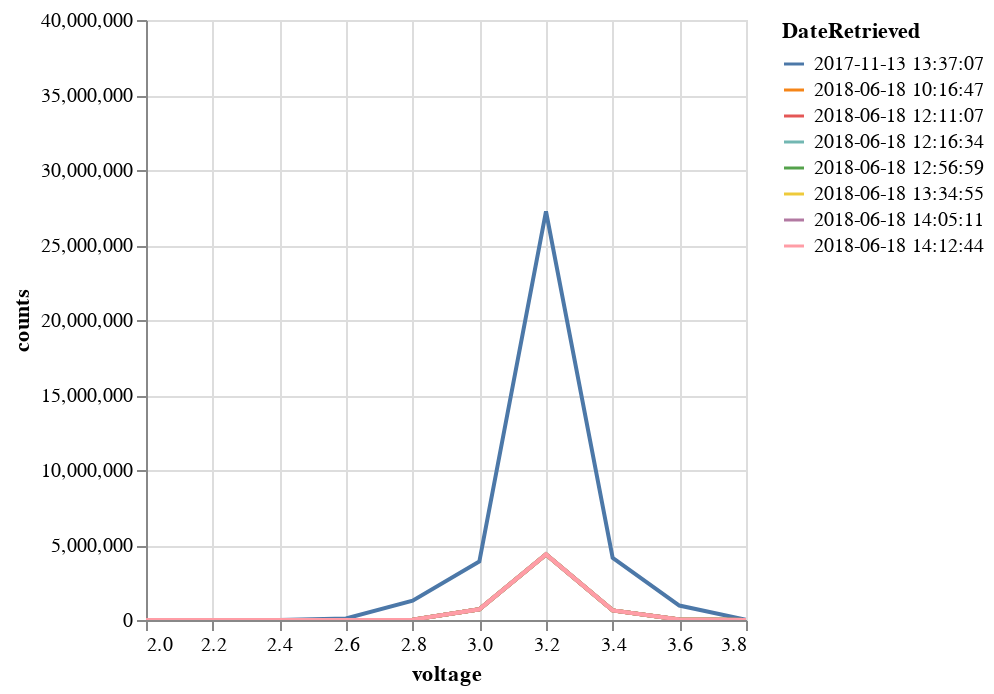

Write notebook code for a chart like this one.
### Code cell
build_data_vis.visualize_mod_time(directory,'bus_10',15)

### Figure 1 — Vega-Lite specification as saved in the notebook (floating-point values rounded to 4 significant figures)
{"config": {"view": {"continuousWidth": 300, "continuousHeight": 300}}, "data": {"name": "data-32a5fb507ca3ed4a73c168ca643c4dcf"}, "mark": {"type": "line"}, "encoding": {"color": {"condition": {"param": " ", "field": "DateRetrieved", "type": "nominal"}, "value": "lightgray"}, "tooltip": {"field": "Name", "type": "nominal"}, "x": {"field": "voltage", "type": "quantitative"}, "y": {"field": "counts", "type": "quantitative"}}, "params": [{"name": "param_9", "select": {"type": "interval"}, "bind": "scales"}, {"name": " ", "select": {"type": "point", "fields": ["DateRetrieved"]}, "bind": {"input": "select", "options": ["2017-11-13 13:37:07", "2018-06-18 10:16:47", "2018-06-18 12:11:07", "2018-06-18 12:16:34", "2018-06-18 12:56:59", "2018-06-18 13:34:55", "2018-06-18 14:05:11", "2018-06-18 14:12:44"]}}], "$schema": "https://vega.github.io/schema/vega-lite/v5.8.0.json", "datasets": {"data-32a5fb507ca3ed4a73c168ca643c4dcf": [{"index": 0, "DateRetrieved": "2017-11-13 13:37:07", "voltage": "< 2.0", "counts": 0.0}, {"index": 1, "DateRetrieved": "2018-06-18 10:16:47", "voltage": "< 2.0", "counts": 0.0}, {"index": 2, "DateRetrieved": "2018-06-18 12:11:07", "voltage": "< 2.0", "counts": 0.0}, {"index": 3, "DateRetrieved": "2018-06-18 12:16:34", "voltage": "< 2.0", "counts": 0.0}, {"index": 4, "DateRetrieved": "2018-06-18 12:56:59", "voltage": "< 2.0", "counts": 0.0}, {"index": 5, "DateRetrieved": "2018-06-18 13:34:55", "voltage": "< 2.0", "counts": 0.0}, {"index": 6, "DateRetrieved": "2018-06-18 14:05:11", "voltage": "< 2.0", "counts": 0.0}, {"index": 7, "DateRetrieved": "2018-06-18 14:12:44", "voltage": "< 2.0", "counts": 0.0}, {"index": 8, "DateRetrieved": "2017-11-13 13:37:07", "voltage": "2", "counts": 0.0}, {"index": 9, "DateRetrieved": "2018-06-18 10:16:47", "voltage": "2", "counts": 0.0}, {"index": 10, "DateRetrieved": "2018-06-18 12:11:07", "voltage": "2", "counts": 0.0}, {"index": 11, "DateRetrieved": "2018-06-18 12:16:34", "voltage": "2", "counts": 0.0}, {"index": 12, "DateRetrieved": "2018-06-18 12:56:59", "voltage": "2", "counts": 0.0}, {"index": 13, "DateRetrieved": "2018-06-18 13:34:55", "voltage": "2", "counts": 0.0}, {"index": 14, "DateRetrieved": "2018-06-18 14:05:11", "voltage": "2", "counts": 0.0}, {"index": 15, "DateRetrieved": "2018-06-18 14:12:44", "voltage": "2", "counts": 0.0}, {"index": 16, "DateRetrieved": "2017-11-13 13:37:07", "voltage": "2.2", "counts": 2.5}, {"index": 17, "DateRetrieved": "2018-06-18 10:16:47", "voltage": "2.2", "counts": 0.0}, {"index": 18, "DateRetrieved": "2018-06-18 12:11:07", "voltage": "2.2", "counts": 0.0}, {"index": 19, "DateRetrieved": "2018-06-18 12:16:34", "voltage": "2.2", "counts": 0.0}, {"index": 20, "DateRetrieved": "2018-06-18 12:56:59", "voltage": "2.2", "counts": 0.0}, {"index": 21, "DateRetrieved": "2018-06-18 13:34:55", "voltage": "2.2", "counts": 0.0}, {"index": 22, "DateRetrieved": "2018-06-18 14:05:11", "voltage": "2.2", "counts": 0.0}, {"index": 23, "DateRetrieved": "2018-06-18 14:12:44", "voltage": "2.2", "counts": 0.0}, {"index": 24, "DateRetrieved": "2017-11-13 13:37:07", "voltage": "2.4", "counts": 905.7}, {"index": 25, "DateRetrieved": "2018-06-18 10:16:47", "voltage": "2.4", "counts": 0.0}, {"index": 26, "DateRetrieved": "2018-06-18 12:11:07", "voltage": "2.4", "counts": 0.0}, {"index": 27, "DateRetrieved": "2018-06-18 12:16:34", "voltage": "2.4", "counts": 0.0}, {"index": 28, "DateRetrieved": "2018-06-18 12:56:59", "voltage": "2.4", "counts": 0.0}, {"index": 29, "DateRetrieved": "2018-06-18 13:34:55", "voltage": "2.4", "counts": 0.0}, {"index": 30, "DateRetrieved": "2018-06-18 14:05:11", "voltage": "2.4", "counts": 0.0}, {"index": 31, "DateRetrieved": "2018-06-18 14:12:44", "voltage": "2.4", "counts": 0.0}, {"index": 32, "DateRetrieved": "2017-11-13 13:37:07", "voltage": "2.6", "counts": 103300.0}, {"index": 33, "DateRetrieved": "2018-06-18 10:16:47", "voltage": "2.6", "counts": 0.0}, {"index": 34, "DateRetrieved": "2018-06-18 12:11:07", "voltage": "2.6", "counts": 0.0}, {"index": 35, "DateRetrieved": "2018-06-18 12:16:34", "voltage": "2.6", "counts": 0.0}, {"index": 36, "DateRetrieved": "2018-06-18 12:56:59", "voltage": "2.6", "counts": 0.0}, {"index": 37, "DateRetrieved": "2018-06-18 13:34:55", "voltage": "2.6", "counts": 0.0}, {"index": 38, "DateRetrieved": "2018-06-18 14:05:11", "voltage": "2.6", "counts": 0.0}, {"index": 39, "DateRetrieved": "2018-06-18 14:12:44", "voltage": "2.6", "counts": 0.0}, {"index": 40, "DateRetrieved": "2017-11-13 13:37:07", "voltage": "2.8", "counts": 1285000.0}, {"index": 41, "DateRetrieved": "2018-06-18 10:16:47", "voltage": "2.8", "counts": 23220.0}, {"index": 42, "DateRetrieved": "2018-06-18 12:11:07", "voltage": "2.8", "counts": 23220.0}, {"index": 43, "DateRetrieved": "2018-06-18 12:16:34", "voltage": "2.8", "counts": 23220.0}, {"index": 44, "DateRetrieved": "2018-06-18 12:56:59", "voltage": "2.8", "counts": 23220.0}, {"index": 45, "DateRetrieved": "2018-06-18 13:34:55", "voltage": "2.8", "counts": 23220.0}, {"index": 46, "DateRetrieved": "2018-06-18 14:05:11", "voltage": "2.8", "counts": 23220.0}, {"index": 47, "DateRetrieved": "2018-06-18 14:12:44", "voltage": "2.8", "counts": 23220.0}, {"index": 48, "DateRetrieved": "2017-11-13 13:37:07", "voltage": "3", "counts": 3898000.0}, {"index": 49, "DateRetrieved": "2018-06-18 10:16:47", "voltage": "3", "counts": 715400.0}, {"index": 50, "DateRetrieved": "2018-06-18 12:11:07", "voltage": "3", "counts": 715400.0}, {"index": 51, "DateRetrieved": "2018-06-18 12:16:34", "voltage": "3", "counts": 715400.0}, {"index": 52, "DateRetrieved": "2018-06-18 12:56:59", "voltage": "3", "counts": 715400.0}, {"index": 53, "DateRetrieved": "2018-06-18 13:34:55", "voltage": "3", "counts": 715400.0}, {"index": 54, "DateRetrieved": "2018-06-18 14:05:11", "voltage": "3", "counts": 715400.0}, {"index": 55, "DateRetrieved": "2018-06-18 14:12:44", "voltage": "3", "counts": 715400.0}, {"index": 56, "DateRetrieved": "2017-11-13 13:37:07", "voltage": "3.2", "counts": 27240000.0}, {"index": 57, "DateRetrieved": "2018-06-18 10:16:47", "voltage": "3.2", "counts": 4368000.0}, {"index": 58, "DateRetrieved": "2018-06-18 12:11:07", "voltage": "3.2", "counts": 4369000.0}, {"index": 59, "DateRetrieved": "2018-06-18 12:16:34", "voltage": "3.2", "counts": 4369000.0}, {"index": 60, "DateRetrieved": "2018-06-18 12:56:59", "voltage": "3.2", "counts": 4369000.0}, {"index": 61, "DateRetrieved": "2018-06-18 13:34:55", "voltage": "3.2", "counts": 4369000.0}, {"index": 62, "DateRetrieved": "2018-06-18 14:05:11", "voltage": "3.2", "counts": 4369000.0}, {"index": 63, "DateRetrieved": "2018-06-18 14:12:44", "voltage": "3.2", "counts": 4369000.0}, {"index": 64, "DateRetrieved": "2017-11-13 13:37:07", "voltage": "3.4", "counts": 4146000.0}, {"index": 65, "DateRetrieved": "2018-06-18 10:16:47", "voltage": "3.4", "counts": 640200.0}, {"index": 66, "DateRetrieved": "2018-06-18 12:11:07", "voltage": "3.4", "counts": 640200.0}, {"index": 67, "DateRetrieved": "2018-06-18 12:16:34", "voltage": "3.4", "counts": 640200.0}, {"index": 68, "DateRetrieved": "2018-06-18 12:56:59", "voltage": "3.4", "counts": 640200.0}, {"index": 69, "DateRetrieved": "2018-06-18 13:34:55", "voltage": "3.4", "counts": 640200.0}, {"index": 70, "DateRetrieved": "2018-06-18 14:05:11", "voltage": "3.4", "counts": 640200.0}, {"index": 71, "DateRetrieved": "2018-06-18 14:12:44", "voltage": "3.4", "counts": 640200.0}, {"index": 72, "DateRetrieved": "2017-11-13 13:37:07", "voltage": "3.6", "counts": 963300.0}, {"index": 73, "DateRetrieved": "2018-06-18 10:16:47", "voltage": "3.6", "counts": 30670.0}, {"index": 74, "DateRetrieved": "2018-06-18 12:11:07", "voltage": "3.6", "counts": 30670.0}, {"index": 75, "DateRetrieved": "2018-06-18 12:16:34", "voltage": "3.6", "counts": 30670.0}, {"index": 76, "DateRetrieved": "2018-06-18 12:56:59", "voltage": "3.6", "counts": 30670.0}, {"index": 77, "DateRetrieved": "2018-06-18 13:34:55", "voltage": "3.6", "counts": 30670.0}, {"index": 78, "DateRetrieved": "2018-06-18 14:05:11", "voltage": "3.6", "counts": 30670.0}, {"index": 79, "DateRetrieved": "2018-06-18 14:12:44", "voltage": "3.6", "counts": 30670.0}, {"index": 80, "DateRetrieved": "2017-11-13 13:37:07", "voltage": "3.8", "counts": 15600.0}, {"index": 81, "DateRetrieved": "2018-06-18 10:16:47", "voltage": "3.8", "counts": 0.0}, {"index": 82, "DateRetrieved": "2018-06-18 12:11:07", "voltage": "3.8", "counts": 0.0}, {"index": 83, "DateRetrieved": "2018-06-18 12:16:34", "voltage": "3.8", "counts": 0.0}, {"index": 84, "DateRetrieved": "2018-06-18 12:56:59", "voltage": "3.8", "counts": 0.0}, {"index": 85, "DateRetrieved": "2018-06-18 13:34:55", "voltage": "3.8", "counts": 0.0}, {"index": 86, "DateRetrieved": "2018-06-18 14:05:11", "voltage": "3.8", "counts": 0.0}, {"index": 87, "DateRetrieved": "2018-06-18 14:12:44", "voltage": "3.8", "counts": 0.0}, {"index": 88, "DateRetrieved": "2017-11-13 13:37:07", "voltage": ">= 4.0", "counts": 18.0}, {"index": 89, "DateRetrieved": "2018-06-18 10:16:47", "voltage": ">= 4.0", "counts": 0.0}, {"index": 90, "DateRetrieved": "2018-06-18 12:11:07", "voltage": ">= 4.0", "counts": 0.0}, {"index": 91, "DateRetrieved": "2018-06-18 12:16:34", "voltage": ">= 4.0", "counts": 0.0}, {"index": 92, "DateRetrieved": "2018-06-18 12:56:59", "voltage": ">= 4.0", "counts": 0.0}, {"index": 93, "DateRetrieved": "2018-06-18 13:34:55", "voltage": ">= 4.0", "counts": 0.0}, {"index": 94, "DateRetrieved": "2018-06-18 14:05:11", "voltage": ">= 4.0", "counts": 0.0}, {"index": 95, "DateRetrieved": "2018-06-18 14:12:44", "voltage": ">= 4.0", "counts": 0.0}, {"index": 96, "DateRetrieved": "2017-11-13 13:37:07", "voltage": "TOTAL", "counts": 37650000.0}, {"index": 97, "DateRetrieved": "2018-06-18 10:16:47", "voltage": "TOTAL", "counts": 5778000.0}, {"index": 98, "DateRetrieved": "2018-06-18 12:11:07", "voltage": "TOTAL", "counts": 5778000.0}, {"index": 99, "DateRetrieved": "2018-06-18 12:16:34", "voltage": "TOTAL", "counts": 5778000.0}, {"index": 100, "DateRetrieved": "2018-06-18 12:56:59", "voltage": "TOTAL", "counts": 5778000.0}, {"index": 101, "DateRetrieved": "2018-06-18 13:34:55", "voltage": "TOTAL", "counts": 5778000.0}, {"index": 102, "DateRetrieved": "2018-06-18 14:05:11", "voltage": "TOTAL", "counts": 5778000.0}, {"index": 103, "DateRetrieved": "2018-06-18 14:12:44", "voltage": "TOTAL", "counts": 5779000.0}]}}
